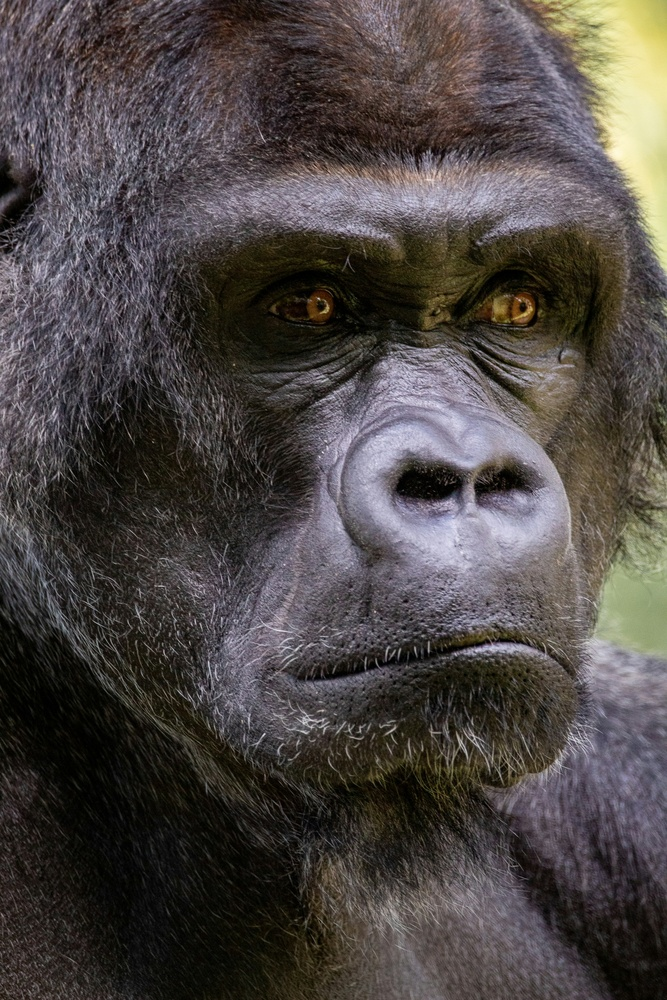
#> input picture joshua-j-cotten-8kXdIXob78U-unsplash.jpg, 667 x 1000 px, shrunk from 2333 x 3500 before the run, found by its file name
$ python WaveletsOptimization.py
#> lines starting #> are read from the running program, lines starting #| are printed output that depends on the picture; long printed decimals are rounded
import numpy as np
import pywt
from skimage.metrics import peak_signal_noise_ratio as compare_psnr
from PIL import Image

def select_and_quantize_coeffs(coeffs, thresholds):
    approx_coeffs = coeffs[0]
    detail_coeffs = coeffs[1:]

    quantized_coeffs = []
    for c, thresh in zip(detail_coeffs, thresholds):
        quantized_c = tuple(np.where(np.abs(arr) > thresh, np.sign(arr) * (np.abs(arr) - thresh), 0) for arr in c)
        quantized_coeffs.append(quantized_c)

    return [approx_coeffs] + quantized_coeffs

def dynamic_threshold(coeffs):
    thresholds = [np.std(c)*0.5 for c in coeffs[1:]]
    return thresholds

def automatic_level_determination(image, wavelet='db4', max_levels=5, quality_threshold=20):
    original_image = np.array(image, dtype=np.float32)
    best_level = 0
    best_quality = 0

    for level in range(1, max_levels + 1):
        padded_image = np.pad(original_image, [(0, -original_image.shape[0] % (2**level)), (0, -original_image.shape[1] % (2**level))], mode='constant')

        coeffs = pywt.wavedec2(padded_image, wavelet, level=level)
        thresholds = dynamic_threshold(coeffs)
        quantized_coeffs = select_and_quantize_coeffs(coeffs, thresholds)
        reconstructed_image = pywt.waverec2(quantized_coeffs, wavelet)

        reconstructed_image = reconstructed_image[:original_image.shape[0], :original_image.shape[1]]

        quality = compare_psnr(original_image, reconstructed_image, data_range=original_image.max() - original_image.min())

        print(f"Level {level}, PSNR: {quality}, Thresholds: {thresholds}")

        if quality > best_quality and quality > quality_threshold:
            best_quality = quality
            best_level = level

        if quality < quality_threshold:
            break

    return best_level, best_quality

image_path = 'C:/Users/soham/Pictures/Math 590 Project/joshua-j-cotten-8kXdIXob78U-unsplash.jpg'
image = Image.open(image_path).convert('L')
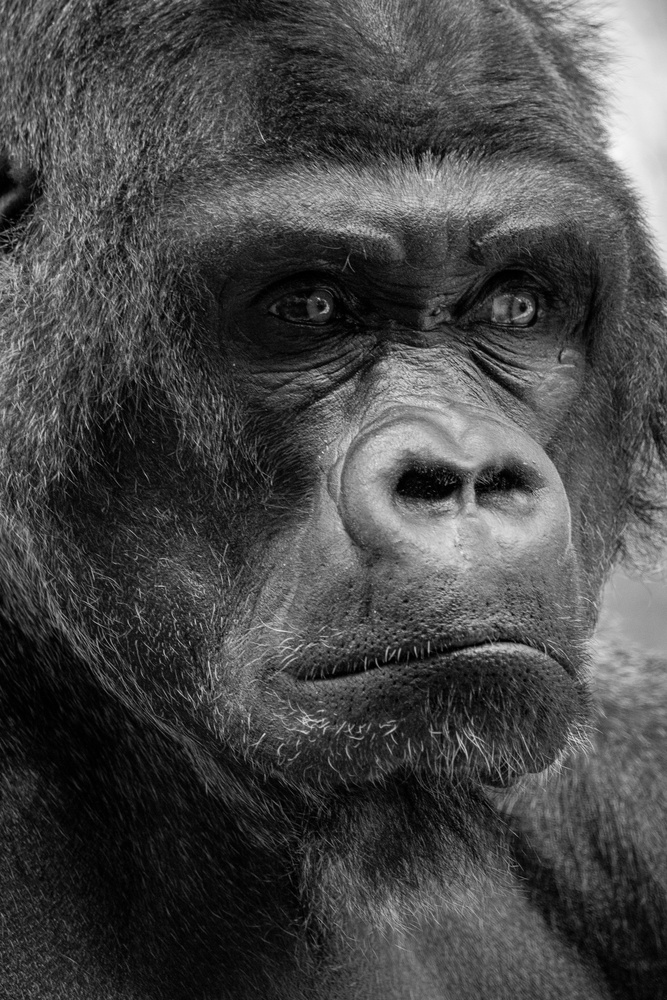
#> image: PIL image 667x1000 L; min 0, max 248, mean 72.4
image_np = np.array(image)

best_level, best_psnr = automatic_level_determination(image_np, wavelet='db4')
#> the loop in automatic_level_determination, `for level in range(1, max_levels + 1):` made 5 passes
#> (thresholds, quality, best_quality) on pass 1: ([5.68], 36.37, 36.37)
#> (thresholds, quality) on passes 2 to 5: ([15.17, 5.68], 32.05), ([21.73, 13.82, 5.7], 30.93), ([54.75, 22.23, 13.77, 5.7], 29.49), ([90.66, 54.4, 21.71, 13.65, 5.65], 28.69)
#| Level 1, PSNR: 36.374, Thresholds: [5.677]
#| Level 2, PSNR: 32.049, Thresholds: [15.170, 5.677]
#| Level 3, PSNR: 30.933, Thresholds: [21.728, 13.818, 5.695]
#| Level 4, PSNR: 29.491, Thresholds: [54.748, 22.226, 13.767, 5.697]
#| Level 5, PSNR: 28.695, Thresholds: [90.662, 54.403, 21.715, 13.646, 5.652]
#> pass 1, in select_and_quantize_coeffs, `approx_coeffs = coeffs[0]`:
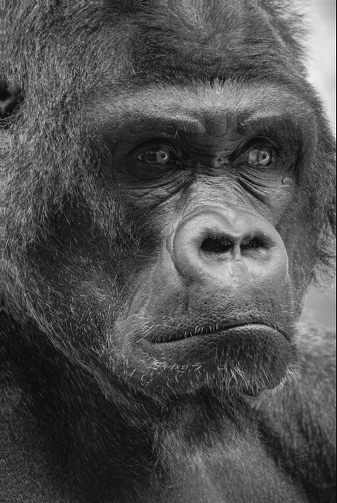
#> approx_coeffs: shape (503, 337) float32; min -29.61, max 523.8, mean 144.5; drawn with min black and max white
#> after the loop in automatic_level_determination, `for level in range(1, max_levels + 1):`:
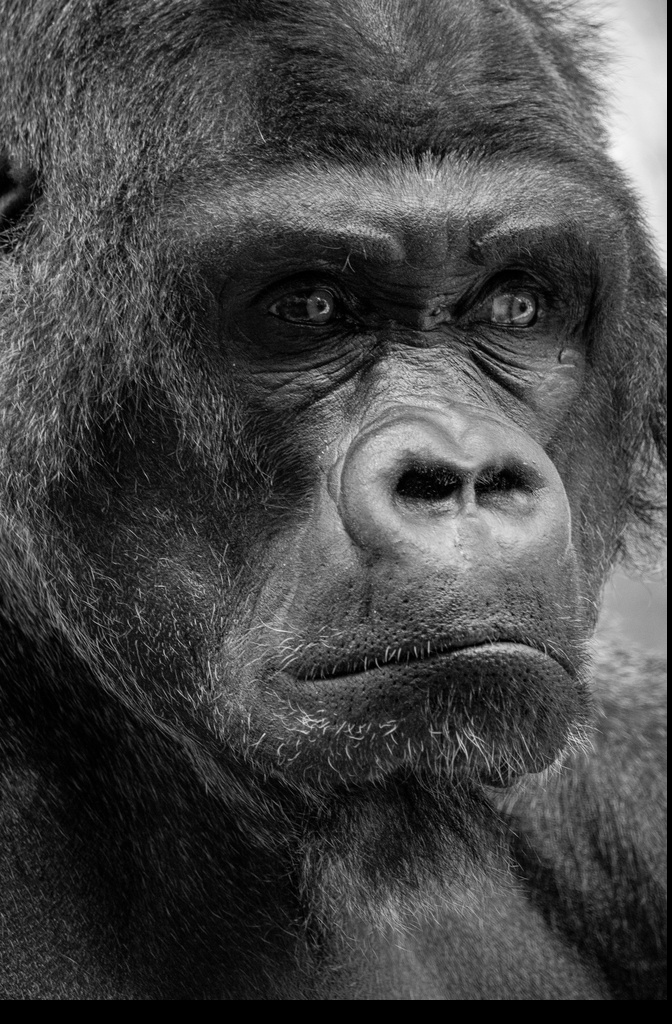
#> padded_image: shape (1024, 672) float32; min 0, max 248, mean 70.2
#> after the loop in automatic_level_determination, `for level in range(1, max_levels + 1):`: best_level = 1; best_quality = 36.37
#> best_level = 1; best_psnr = 36.37
print(f"Best level: {best_level} with PSNR: {best_psnr}")
#| Best level: 1 with PSNR: 36.374

$ run again, with board.tif saved as joshua-j-cotten-8kXdIXob78U-unsplash.jpg
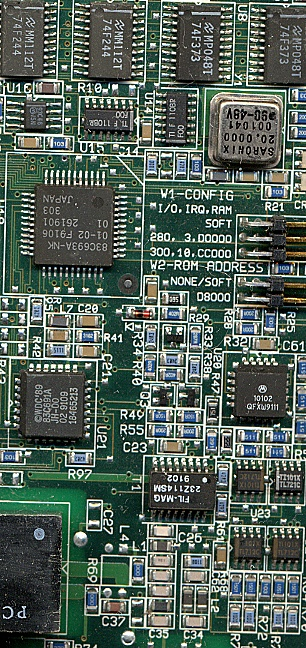
#> input picture board.tif, 306 x 648 px, found by its file name
#> the loop in automatic_level_determination, `for level in range(1, max_levels + 1):` made 5 passes
#> (thresholds, quality, best_quality) on pass 1: ([23.83], 25.12, 25.12)
#> (printed output is left out)
#> pass 1, in automatic_level_determination, `reconstructed_image = pywt.waverec2(quantized_coeffs, wavelet)`:
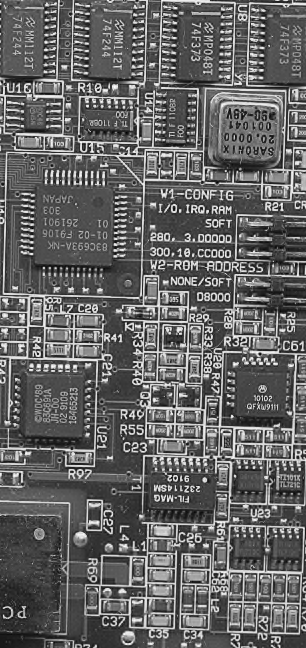
#> reconstructed_image: shape (648, 306) float32; min -31.76, max 284.8, mean 93.3; drawn with min black and max white
#> after the loop in automatic_level_determination, `for level in range(1, max_levels + 1):`:
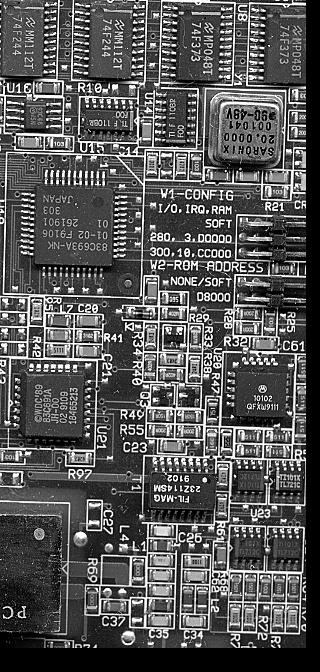
#> padded_image: shape (672, 320) float32; min 0, max 255, mean 86.1
#> after the loop in automatic_level_determination, `for level in range(1, max_levels + 1):`: best_level = 1; best_quality = 25.12
#> `best_level, best_psnr = automatic_level_determination(image_np, wavele..`: best_level = 1; best_psnr = 25.12
#| Best level: 1 with PSNR: 25.118
